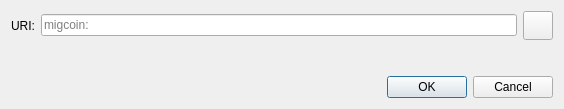
<?xml version="1.0" encoding="UTF-8"?>
<ui version="4.0">
 <class>OpenURIDialog</class>
 <widget class="QDialog" name="OpenURIDialog">
  <property name="geometry">
   <rect>
    <x>0</x>
    <y>0</y>
    <width>564</width>
    <height>109</height>
   </rect>
  </property>
  <property name="windowTitle">
   <string>Open migcoin URI</string>
  </property>
  <layout class="QVBoxLayout" name="verticalLayout">
   <item>
    <layout class="QHBoxLayout" name="horizontalLayout">
     <item>
      <widget class="QLabel" name="label">
       <property name="text">
        <string>URI:</string>
       </property>
      </widget>
     </item>
     <item>
      <widget class="QValidatedLineEdit" name="uriEdit">
       <property name="placeholderText">
        <string notr="true">migcoin:</string>
       </property>
      </widget>
     </item>
     <item>
      <widget class="QToolButton" name="pasteButton">
       <property name="toolTip">
        <string extracomment="Tooltip text for button that allows you to paste an address that is in your clipboard.">Paste address from clipboard</string>
       </property>
       <property name="text">
        <string/>
       </property>
       <property name="icon">
        <iconset resource="../migcoin.qrc">
         <normaloff>:/icons/editpaste</normaloff>:/icons/editpaste
        </iconset>
       </property>
       <property name="iconSize">
        <size>
         <width>22</width>
         <height>22</height>
        </size>
       </property>
      </widget>
     </item>
    </layout>
   </item>
   <item>
    <spacer name="verticalSpacer">
     <property name="orientation">
      <enum>Qt::Vertical</enum>
     </property>
     <property name="sizeHint" stdset="0">
      <size>
       <width>20</width>
       <height>40</height>
      </size>
     </property>
    </spacer>
   </item>
   <item>
    <widget class="QDialogButtonBox" name="buttonBox">
     <property name="orientation">
      <enum>Qt::Horizontal</enum>
     </property>
     <property name="standardButtons">
      <set>QDialogButtonBox::Cancel|QDialogButtonBox::Ok</set>
     </property>
    </widget>
   </item>
  </layout>
 </widget>
 <customwidgets>
  <customwidget>
   <class>QValidatedLineEdit</class>
   <extends>QLineEdit</extends>
   <header>qt/qvalidatedlineedit.h</header>
  </customwidget>
 </customwidgets>
 <resources/>
 <connections>
  <connection>
   <sender>buttonBox</sender>
   <signal>accepted()</signal>
   <receiver>OpenURIDialog</receiver>
   <slot>accept()</slot>
   <hints>
    <hint type="sourcelabel">
     <x>248</x>
     <y>254</y>
    </hint>
    <hint type="destinationlabel">
     <x>157</x>
     <y>274</y>
    </hint>
   </hints>
  </connection>
  <connection>
   <sender>buttonBox</sender>
   <signal>rejected()</signal>
   <receiver>OpenURIDialog</receiver>
   <slot>reject()</slot>
   <hints>
    <hint type="sourcelabel">
     <x>316</x>
     <y>260</y>
    </hint>
    <hint type="destinationlabel">
     <x>286</x>
     <y>274</y>
    </hint>
   </hints>
  </connection>
 </connections>
</ui>
